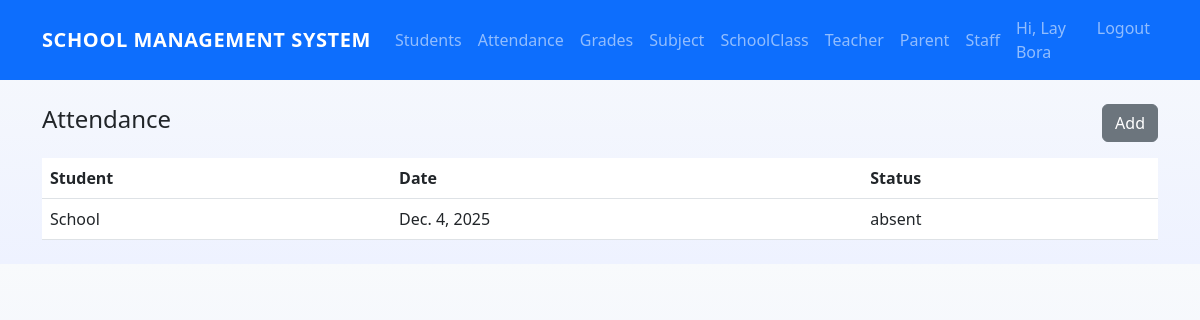
/attendance/ (signed in), run on an earlier commit of the app's database.
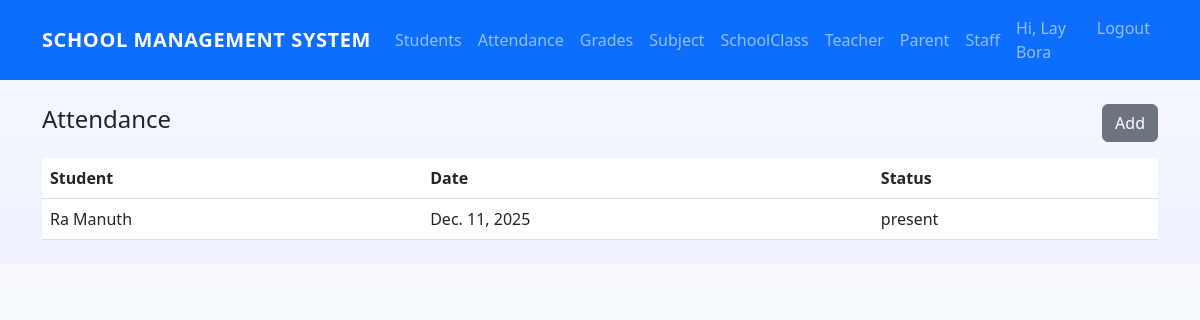
And on a later commit of the database.
### core/models.py (models this page shows, shortened)
class Attendance(models.Model):
    STATUS = (('present','Present'),('absent','Absent'),('late','Late'))
    student = models.ForeignKey(StudentProfile, on_delete=models.CASCADE)
    date = models.DateField(default=timezone.now)
    status = models.CharField(max_length=10, choices=STATUS, default='present')
    remark = models.TextField(blank=True)
    class Meta:
        unique_together = ('student','date')

class StudentProfile(models.Model):
    user = models.OneToOneField(User, on_delete=models.CASCADE)
    school_class = models.ForeignKey(SchoolClass, on_delete=models.SET_NULL, null=True, blank=True)
    roll_number = models.CharField(max_length=20, blank=True)
    parent = models.ForeignKey(ParentProfile, on_delete=models.SET_NULL, null=True, blank=True)
    image = models.ImageField(
        upload_to=user_directory_path,
        default='default/Student.png',
        blank=True
    )
    def __str__(self): return self.user.get_full_name() or self.user.username

class User(AbstractUser):
    ROLE_CHOICES = (
        ('admin','Admin'),
        ('teacher','Teacher'),
        ('student','Student'),
        ('parent','Parent'),
        ('staff','Staff'),
    )
    role = models.CharField(max_length=10, choices=ROLE_CHOICES, default='student')
    phone = models.CharField(max_length=20, blank=True)

### core/views.py (the view)
# urls.py: path('attendance/', AttendanceListView.as_view(), name='attendance-list'),
class AttendanceListView(LoginRequiredMixin, ListView):
    model = Attendance
    template_name = 'core/attendance_list.html'
    context_object_name = 'attendances'

### templates/core/attendance_list.html
{% extends 'core/base.html' %}
{% block content %}
  <div class="d-flex justify-content-between align-items-center mb-3">
    <h1 class="h4">Attendance</h1>
    <a class="btn btn-secondary" href="{% url 'attendance-add' %}">Add</a>
  </div>
  <table class="table table-hover">
    <thead><tr><th>Student</th><th>Date</th><th>Status</th></tr></thead>
    <tbody>
      {% for a in attendances %}
        <tr><td>{{ a.student }}</td><td>{{ a.date }}</td><td>{{ a.status }}</td></tr>
      {% empty %}
        <tr><td colspan="3">No records</td></tr>
      {% endfor %}
    </tbody>
  </table>
{% endblock %}

What changed in the data, as far as the page shows it:
changed Attendance: student "School" → "Ra Manuth"; date "Dec. 4, 2025" → "Dec. 11, 2025"; status "absent" → "present"
